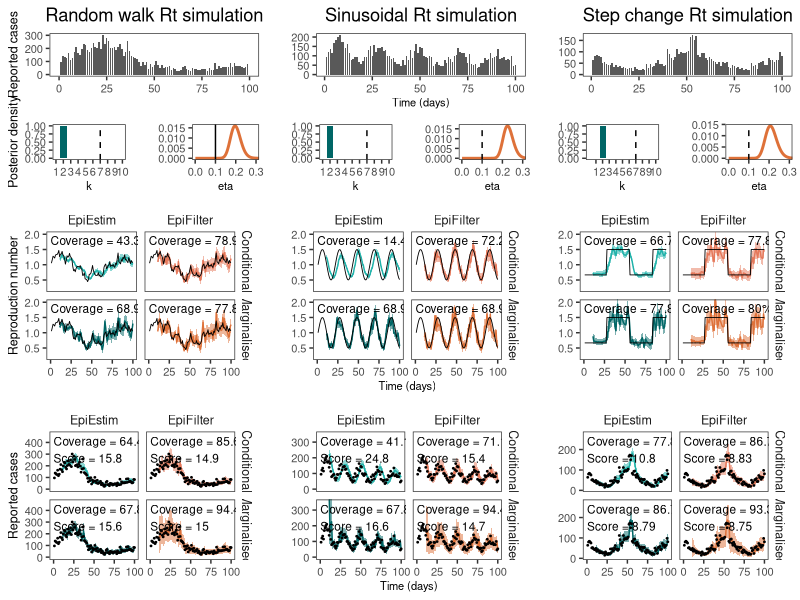

This figure's R source: (Note: this script raises an error after producing the figure.)

rm(list=ls())

library(tidyverse)
library(cowplot)

custom_theme <- theme_bw() +
  theme(
    axis.title.y = element_text(size=9),
    axis.title.x = element_text(size=8),
    axis.text = element_text(size=8),
    strip.background = element_blank(),
    strip.text = element_text(size=9),
    plot.title = element_text(hjust = 0.5),
    panel.grid = element_blank()
  )

# Load the data
df = read.csv("paper/outputs/s5d_obsnoise.csv")
df_eepost = read.csv("paper/outputs/s5d_obsnoise_epiestimposteriors.csv")
df_efpost = read.csv("paper/outputs/s5d_obsnoise_epifilterposteriors.csv")

# Clean the data
df$fit = ifelse(grepl("Conditional", df$fit), "Conditional", df$fit)
df = df %>% mutate(NameForColors=paste0(model, fit))

# Append colors
colors <- c(EpiEstimMarginalised="#006666", EpiEstimConditional="#20B2AA",
            EpiFilterMarginalised="#DE7139", EpiFilterConditional="#E5785A")

# Calculate coverage statistics
df_coverage = df %>%
  filter(t>10) %>%
  group_by(simulation, model, fit) %>%
  summarise(Rt_coverage = 100*round(mean((TrueRt <= upper) & (TrueRt >= lower)), digits=3),
            Ct_coverage = 100*round(mean((Cases <= upper_cases) & (Cases >= lower_cases)), digits=3),
            score = signif(mean(crps), 3))



# Plot the raw data
plt_data_rw = ggplot(df %>% filter(simulation=="Random walk", model=="EpiEstim", fit=="Marginalised")) +
  geom_col(aes(x=t, y=Cases), width = 0.8) +
  scale_x_continuous(limits = c(0, 100)) +
  custom_theme +
  xlab("") + ylab("Reported cases") +
  ggtitle("Random walk Rt simulation")

plt_data_sinusoidal = ggplot(df %>% filter(simulation=="Sinusoidal", model=="EpiEstim", fit=="Marginalised")) +
  geom_col(aes(x=t, y=Cases), width = 0.8) +
  custom_theme +
  xlab("Time (days)") + ylab("") +
  ggtitle("Sinusoidal Rt simulation")

plt_data_steps = ggplot(df %>% filter(simulation=="Step change", model=="EpiEstim", fit=="Marginalised")) +
  geom_col(aes(x=t, y=Cases), width = 0.8) +
  custom_theme +
  xlab("") + ylab("") +
  ggtitle("Step change Rt simulation")

plt_cases = plot_grid(plt_data_rw, plt_data_sinusoidal, plt_data_steps, nrow=1, align="h")



# Plot posteriors
plt_post_rw = ggplot(df %>% filter(simulation=="Random walk")) +
  geom_ribbon(aes(x=t, ymin=lower, ymax=upper, fill=NameForColors), data=.%>%filter(t>10), alpha=0.5) +
  geom_line(aes(x=t, y=mean, color=NameForColors), data=.%>%filter(t>10)) +
  geom_line(aes(x=t, y=TrueRt), color="black", lwd=0.3) +
  geom_text(data = df_coverage %>% filter(simulation == "Random walk"),
            aes(x = 0, y = Inf, label = paste0("Coverage = ", Rt_coverage, "%")),
            hjust = 0, vjust = 1.5, size = 3, color = "black") +
  facet_grid(fit~model) +
  coord_cartesian(ylim=c(0.2, 2.0)) +
  ylab("Reproduction number") + xlab("") +
  custom_theme +
  scale_fill_manual(values=colors) +
  scale_color_manual(values=colors) +
  theme(legend.position="none")

plt_post_sinusoidal = ggplot(df %>% filter(simulation=="Sinusoidal")) +
  geom_ribbon(aes(x=t, ymin=lower, ymax=upper, fill=NameForColors), data=.%>%filter(t>10), alpha=0.5) +
  geom_line(aes(x=t, y=mean, color=NameForColors), data=.%>%filter(t>10)) +
  geom_line(aes(x=t, y=TrueRt), color="black", lwd=0.3) +
  geom_text(data = df_coverage %>% filter(simulation == "Sinusoidal"),
            aes(x = 0, y = Inf, label = paste0("Coverage = ", Rt_coverage, "%")),
            hjust = 0, vjust = 1.5, size = 3, color = "black") +
  facet_grid(fit~model) +
  coord_cartesian(ylim=c(0.2, 2.0)) +
  ylab("") + xlab("Time (days)") +
  scale_fill_manual(values=colors) +
  scale_color_manual(values=colors) +
  custom_theme +
  theme(legend.position="none")

plt_post_steps = ggplot(df %>% filter(simulation=="Step change")) +
  geom_ribbon(aes(x=t, ymin=lower, ymax=upper, fill=NameForColors), data=.%>%filter(t>10), alpha=0.5) +
  geom_line(aes(x=t, y=mean, color=NameForColors), data=.%>%filter(t>10)) +
  geom_line(aes(x=t, y=TrueRt), color="black", lwd=0.3) +
  geom_text(data = df_coverage %>% filter(simulation == "Step change"),
            aes(x = 0, y = Inf, label = paste0("Coverage = ", Rt_coverage, "%")),
            hjust = 0, vjust = 1.5, size = 3, color = "black") +
  facet_grid(fit~model) +
  coord_cartesian(ylim=c(0.2, 2.0)) +
  ylab("") + xlab("") +
  scale_fill_manual(values=colors) +
  scale_color_manual(values=colors) +
  custom_theme +
  theme(legend.position="none")




# Plot predictive posteriors
plt_predpost_rw = ggplot(df %>% filter(simulation=="Random walk")) +
  geom_ribbon(aes(x=t, ymin=lower_cases, ymax=upper_cases, fill=NameForColors), data=.%>%filter(t>10), alpha=0.5) +
  geom_line(aes(x=t, y=mean_cases, color=NameForColors), data=.%>%filter(t>10)) +
  geom_point(aes(x=t, y=Cases), color="black", size=0.3) +
  geom_text(data = df_coverage %>% filter(simulation == "Random walk"),
            aes(x = 0, y = Inf, label = paste0("Coverage = ", Ct_coverage, "%\nScore = ", score)),
            hjust = 0, vjust = 1.2, size = 3, color = "black") +
  facet_grid(fit~model) +
  coord_cartesian(ylim=c(0,470)) +
  ylab("Reported cases") + xlab("") +
  custom_theme +
  scale_fill_manual(values=colors) +
  scale_color_manual(values=colors) +
  theme(legend.position="none")

plt_predpost_sinusoidal = ggplot(df %>% filter(simulation=="Sinusoidal")) +
  geom_ribbon(aes(x=t, ymin=lower_cases, ymax=upper_cases, fill=NameForColors), data=.%>%filter(t>10), alpha=0.5) +
  geom_line(aes(x=t, y=mean_cases, color=NameForColors), data=.%>%filter(t>10)) +
  geom_point(aes(x=t, y=Cases), color="black", size=0.3) +
  geom_text(data = df_coverage %>% filter(simulation == "Sinusoidal"),
            aes(x = 0, y = Inf, label = paste0("Coverage = ", Ct_coverage, "%\nScore = ", score)),
            hjust = 0, vjust = 1.2, size = 3, color = "black") +
  facet_grid(fit~model) +
  coord_cartesian(ylim=c(0,350)) +
  ylab("") + xlab("Time (days)") +
  scale_fill_manual(values=colors) +
  scale_color_manual(values=colors) +
  custom_theme +
  theme(legend.position="none")

plt_predpost_steps = ggplot(df %>% filter(simulation=="Step change")) +
  geom_ribbon(aes(x=t, ymin=lower_cases, ymax=upper_cases, fill=NameForColors), data=.%>%filter(t>10), alpha=0.5) +
  geom_line(aes(x=t, y=mean_cases, color=NameForColors), data=.%>%filter(t>10)) +
  geom_point(aes(x=t, y=Cases), color="black", size=0.3) +
  geom_text(data = df_coverage %>% filter(simulation == "Step change"),
            aes(x = 0, y = Inf, label = paste0("Coverage = ", Ct_coverage, "%\nScore = ", score)),
            hjust = 0, vjust = 1.2, size = 3, color = "black") +
  facet_grid(fit~model) +
  ylab("") + xlab("") +
  scale_fill_manual(values=colors) +
  scale_color_manual(values=colors) +
  custom_theme +
  theme(legend.position="none")






# Plot parameter estimates
xlims = c(0, 0.3)

plt_param_rw_ef = ggplot(df_efpost %>% filter(simulation=="Random walk")) +
  geom_line(aes(x=eta, y=p), color="#DE7139", lwd=1) +
  geom_vline(xintercept=0.1, color="black") +
  custom_theme +
  coord_cartesian(xlim=xlims) +
  xlab("eta") + ylab("")

plt_param_rw_ee = ggplot(df_eepost %>% filter(simulation=="Random walk")) +
  geom_col(aes(x=k, y=p), fill="#006666") +
  custom_theme +
  xlab("k") + ylab("Posterior density") +
  scale_x_continuous(breaks=seq(1,10), labels=seq(1,10), limits=c(1,10)) +
  geom_vline(xintercept=7, color="black", linetype="dashed")

plt_param_rw = plot_grid(plt_param_rw_ee, plt_param_rw_ef, ncol=2)


plt_param_sin_ef = ggplot(df_efpost %>% filter(simulation=="Sinusoidal")) +
  geom_line(aes(x=eta, y=p), color="#DE7139", lwd=1) +
  geom_vline(xintercept=0.1, color="black", linetype="dashed") +
  custom_theme +
  coord_cartesian(xlim=xlims) +
  xlab("eta") + ylab("")

plt_param_sin_ee = ggplot(df_eepost %>% filter(simulation=="Sinusoidal")) +
  geom_col(aes(x=k, y=p), fill="#006666") +
  custom_theme +
  xlab("k") + ylab("") +
  scale_x_continuous(breaks=seq(1,10), labels=seq(1,10), limits=c(1,10)) +
  geom_vline(xintercept=7, color="black", linetype="dashed")

plt_param_sinusoidal = plot_grid(plt_param_sin_ee, plt_param_sin_ef, ncol=2)


plt_param_sin_ef = ggplot(df_efpost %>% filter(simulation=="Step change")) +
  geom_line(aes(x=eta, y=p), color="#DE7139", lwd=1) +
  geom_vline(xintercept=0.1, color="black", linetype="dashed") +
  custom_theme +
  coord_cartesian(xlim=xlims) +
  xlab("eta") + ylab("")

plt_param_sin_ee = ggplot(df_eepost %>% filter(simulation=="Step change")) +
  geom_col(aes(x=k, y=p), fill="#006666") +
  custom_theme +
  xlab("k") + ylab("") +
  scale_x_continuous(breaks=seq(1,10), labels=seq(1,10), limits=c(0,10)) +
  geom_vline(xintercept=7, color="black", linetype="dashed")

plt_param_steps = plot_grid(plt_param_sin_ee, plt_param_sin_ef, ncol=2)


plt = plot_grid(plt_data_rw, plt_data_sinusoidal, plt_data_steps,
                plt_param_rw, plt_param_sinusoidal, plt_param_steps,
                plt_post_rw, plt_post_sinusoidal, plt_post_steps,
                plt_predpost_rw, plt_predpost_sinusoidal, plt_predpost_steps,
                ncol=3, rel_heights = c(0.35,0.25,0.6,0.6)) 
plt
ggsave(paste0("paper/figures/s5d_obsnoise.png"), plt, dpi=300, width=25, height=21, units="cm")
ggsave(paste0("paper/figures/s5d_obsnoise.pdf"), plt, dpi=600, width=25, height=21, units="cm")
 

